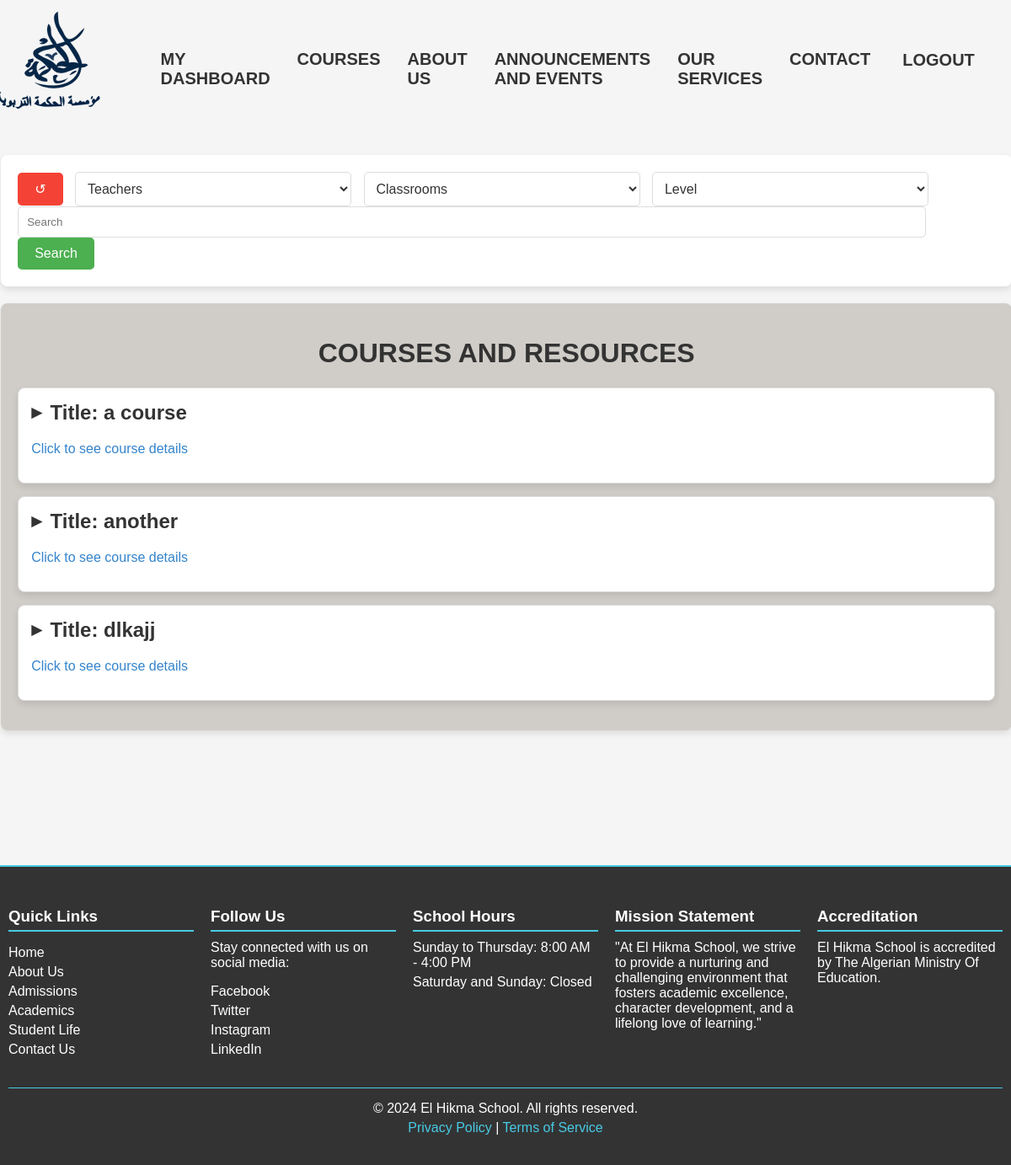
Before: /courses/ (signed in) with the older database file.
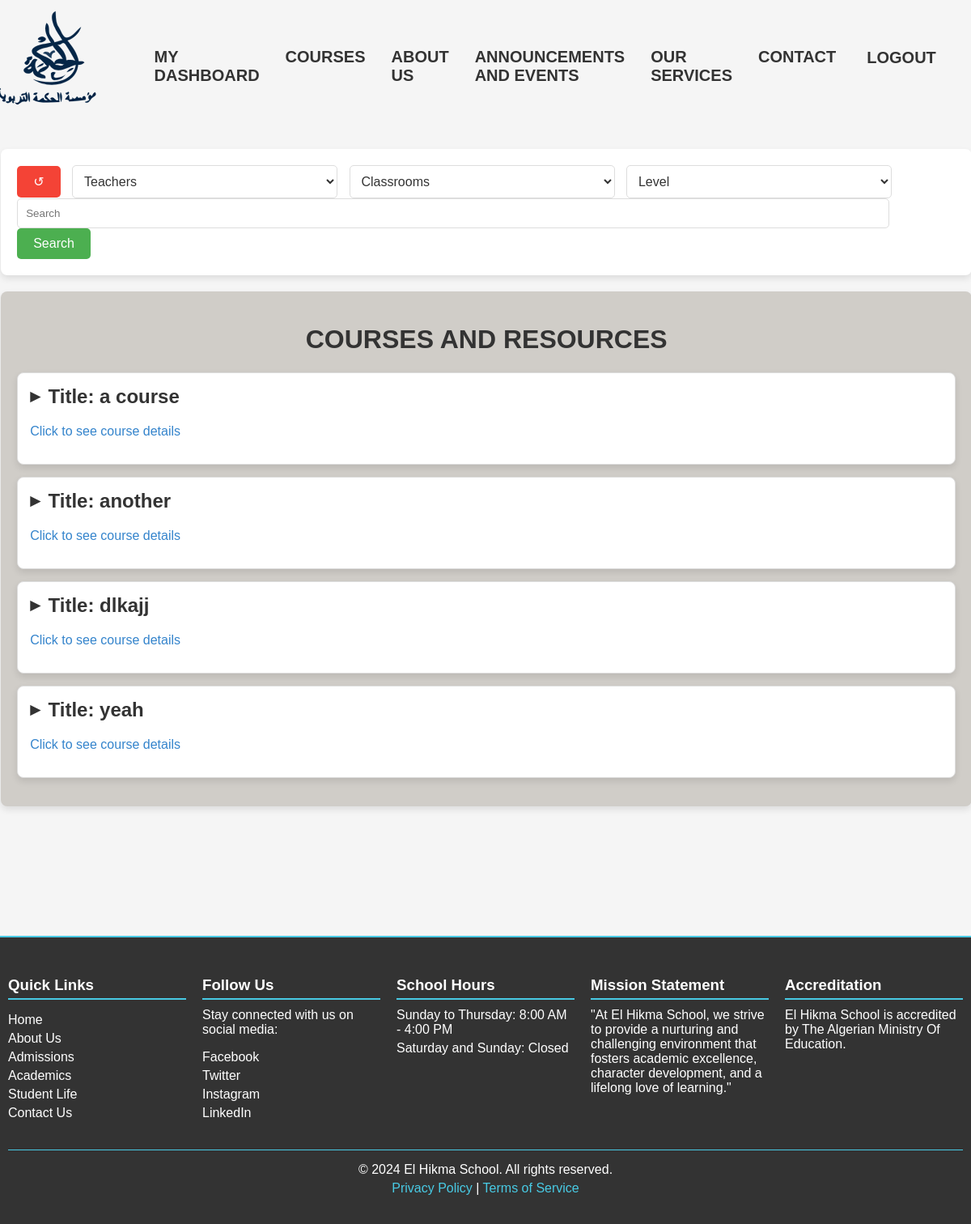
After: the same page with the newer database file.
### core/models.py (models this page shows, shortened)
class Courses(models.Model):
    title = models.CharField(max_length=255)
    description = models.TextField()
    level= models.CharField(max_length=5, choices=LEVEL_CHOICES, default='E1')
    subject = models.CharField(max_length=255, null=True, blank=True)
    teacher = models.ForeignKey(Teacher, on_delete=models.CASCADE, related_name='courses')
    is_additional= models.BooleanField(default=False, null=True, blank=True)
    file= models.FileField(upload_to='courses/')
    classroom= models.ForeignKey(Classroom, on_delete=models.SET_NULL, null= True, blank=True, related_name='classroom')
    class Meta:
        verbose_name_plural='Courses'

### core/views.py (the view)
# urls.py: path('courses/', views.view_courses, name='Courses'),
@login_required
def view_courses(request):
    courses = Courses.objects.all()
    teachers = CustomUser.objects.filter(teacher__courses__in=courses).annotate(num_courses=Count('teacher__courses')).order_by('-num_courses')
    classrooms = Classroom.objects.filter(classroom__in=courses).annotate(num_classrooms=Count('classroom')).order_by('-num_classrooms')
    search_query = request.GET.get('search', None)
    level_query = request.GET.get('level', None)  # Get the level query
    teacher_query= request.GET.get('teacher', None)
    classroom_query = request.GET.get('classroom', None)
    if search_query is None or search_query.lower() == 'all':
        courses = Courses.objects.all()
    else:
        courses = Courses.objects.filter(
            Q(title__icontains=search_query) |
            Q(subject__icontains=search_query) |
            Q(classroom__name__icontains=search_query)
        )
    if level_query is not None and level_query != '':
        courses = courses.filter(level=level_query)
    if teacher_query is not None and teacher_query != '':
        courses= courses.filter(teacher__user__username= teacher_query)
    if classroom_query is not None and classroom_query != '':
        courses = courses.filter(classroom__name=classroom_query)
    context = {
        'courses': courses,
        'levels': LEVEL_CHOICES ,
        'teachers': teachers,
        'classrooms': classrooms
    }
    return render(request, 'core/view_courses.html', context)

### core/models.py (called while the page is built)
    def __str__(self):
        return self.user.username

    def __str__(self):
        return self.name

### core/templates/core/view_courses.html (shortened to what the changed rows need)
{% load static %}
<!DOCTYPE html>
<html lang="en">
<head>
    <link rel="stylesheet" type="text/css" href="{% static 'css/courses-home.css' %}">
</head>
<body>
    <div class="container">
        <div class="courses">
            <h1>COURSES AND RESOURCES</h1>
            {% for course in courses %}
                <div class="course-box">
                    <h2 class="course-title">
                        <span class="arrow">&#x25B6;</span>
                        Title: {{ course.title }}
                    </h2>
                    <p class="click-info" style="color:#3484cc;">Click to see course details</p>
                </div>
            {% endfor %}
        </div>
    </div>
        </body>
        </html>

Changed rows visible on the page:
added Courses: title "yeah"
